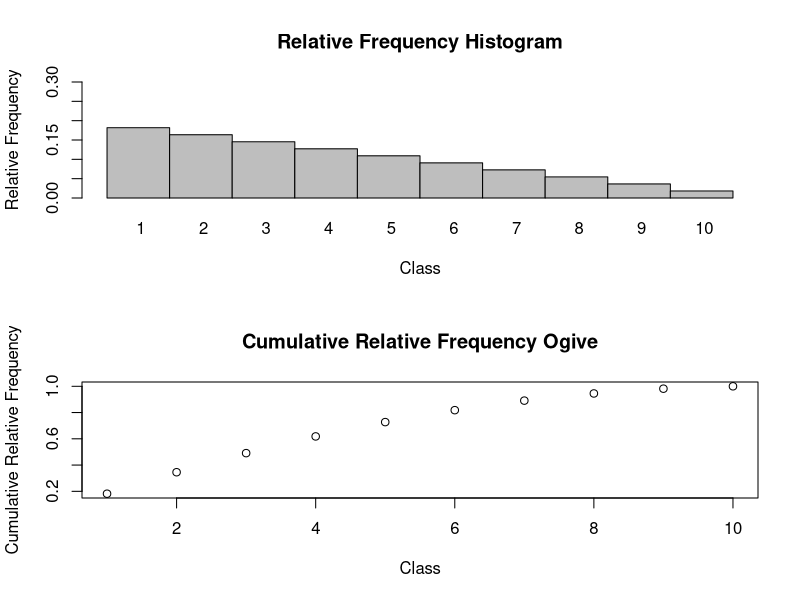

This chart was generated by the following R code:
# FREQUENCY program - Chapter 4 
# Change values in Class array to desired frequencies (length does not matter)

chap04 <- function() {
	Class <- c(50,45,40,35,30,25,20,15,10,5)
	RelFreq <- Class/sum(Class) 
	CumRelFreq <- cumsum(Class)/sum(Class)
	
	if (round(max(RelFreq)+.1,digits=1) < 1) {PlotHeight <- round(max(RelFreq)+.1,digits=1)}
		else {PlotHeight <- 1}
	par(mfrow=c(2,1))
      barplot(RelFreq,xlab="Class",ylab="Relative Frequency",main="Relative Frequency Histogram",ylim=c(0,PlotHeight),density=-1,space=0,names=paste("",1:length(Class)))
	plot(CumRelFreq,xlab="Class",ylab="Cumulative Relative Frequency",main="Cumulative Relative Frequency Ogive")
	
	TableData <- matrix(0,length(Class),3,dimnames=list(paste("Class",1:length(Class)),c("  Freq.","  Relative Freq.","  Cum Rel Freq.")))
	
	for (i in 1:length(Class)) {
			TableData[i,] <- c(Class[i],round(RelFreq[i],digits=3),round(CumRelFreq[i],digits=3))
	}
	options(length=10000)
	cat("\n\n")	
	TableData
	}

chap04()